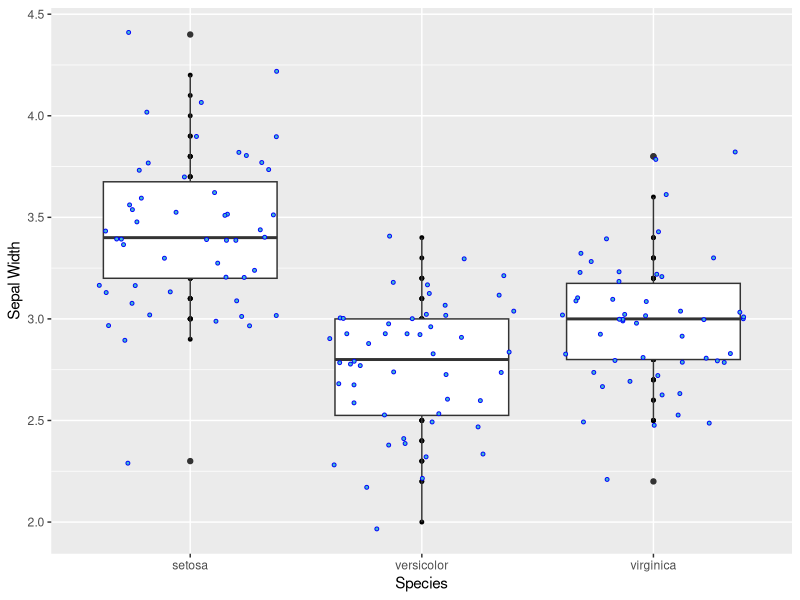
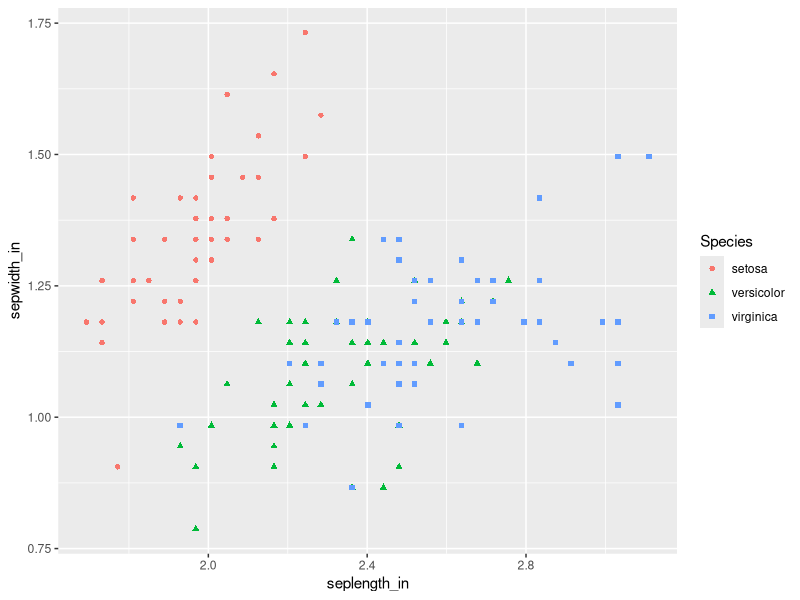
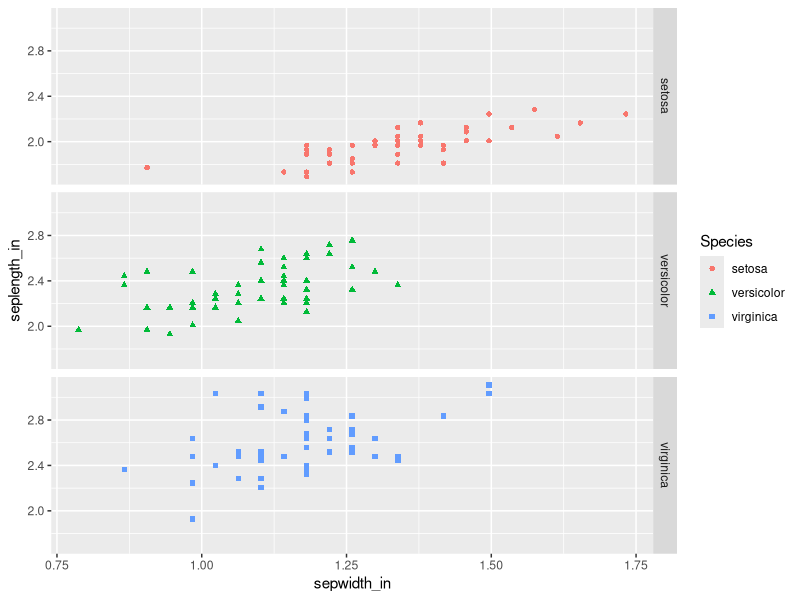
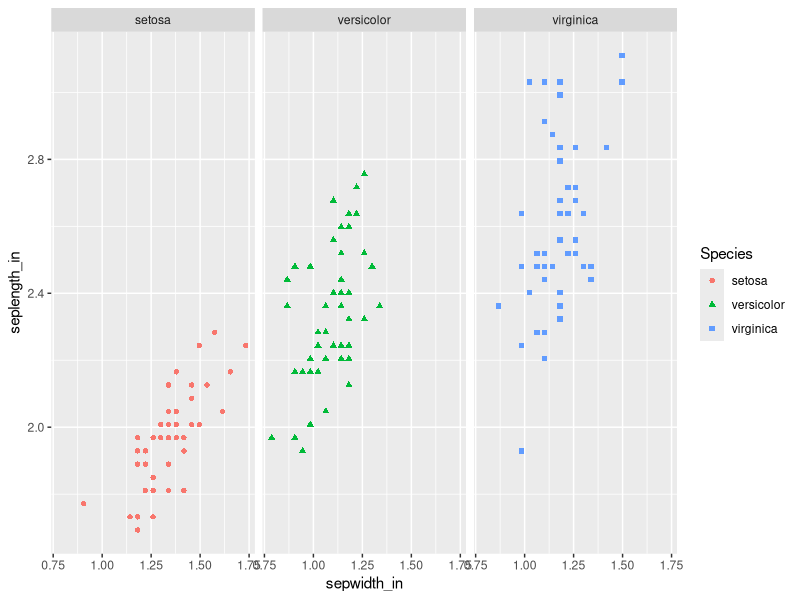

Recreate these plots in R, in order. (Note: this script raises an error after producing the figures.)
## ---- chunk 1
knitr::opts_chunk$set(error = TRUE)
## ---- chunk 2
# load your packages here:
library(tidyverse)
## ---- chunk 3
ex1 <- mtcars %>% 
  rownames_to_column("Model") %>% 
  as_tibble() %>% 
  select(Model, cyl, mpg, hp) %>% 
  filter(cyl == 6)

ex1 <- mtcars %>% 
  as_tibble(rownames = "Model") %>% 
  select(Model, cyl, mpg, hp) %>% 
  filter(cyl == 6) %>% 
  print()
  
ex1
## ---- chunk 4
knitr::kable(head(ex1))
## ---- chunk 5
ex2 <- iris %>% 
  rename(sepal_length = Sepal.Length, 
         sepal_width = Sepal.Width, 
         petal_length = Petal.Length, 
         petal_width = Petal.Width, 
         species = Species) %>% 
  select(species, everything())

ex2
## ---- chunk 6
ex2 %>% 
  ggplot(aes(species, sepal_width)) +
  geom_point(size = 1) +
  geom_boxplot() +
  geom_jitter(shape = 21, size = 1, color = "blue", fill = "#40b8d0") +
  xlab("Species") + ylab("Sepal Width")
## ---- chunk 7
ex3 <- iris %>% 
  mutate(seplength_in = Sepal.Length / 2.54, 
         sepwidth_in = Sepal.Width / 2.54,
         petlength_in = Petal.Length / 2.54,
         petwidth_in = Petal.Width / 2.54) %>% 
  select(Species, seplength_in, sepwidth_in, petlength_in, petwidth_in) %>% 
  print()

ex3
## ---- chunk 8
ex3 %>% 
  ggplot(aes(seplength_in, sepwidth_in)) +
  geom_point(aes(color = Species, shape = Species))
## ---- chunk 9
ex3 %>% 
  ggplot(aes(sepwidth_in, seplength_in)) +
  geom_point(aes(color = Species, shape = Species)) +
  facet_grid(rows = vars(Species))

# alternative method
ex3 %>% 
  ggplot(aes(sepwidth_in, seplength_in)) +
  geom_point(aes(color = Species, shape = Species)) +
  facet_grid(rows = ~Species)
## ---- chunk 10
gapminder %>% 
  group_by(FILL_THIS_IN) %>% 
  FILL_THIS_IN(min_life = min(lifeExp))

gapminder %>% 
  group_by(FILL_THIS_IN) %>% 
  mutate(min_life = min(lifeExp)) %>% 
  arrange(min_life)
## ---- chunk 11
psych::bfi %>%
  as_tibble(rownames = "ID") %>% 
  select(ID, A1:A5) %>% 
  rowwise() %>% 
  mutate(A_mean = mean(c(A1, A2, A3, A4, A5), na.rm = TRUE)) %>% 
  ungroup()
## ---- chunk 12
psych::bfi %>%
  as_tibble() %>% 
  select(C1:C5) %>% 
  rowwise() %>% 
  mutate(C_mean = mean(c(C1, C2, C3, C4, C5), na.rm = TRUE),
         C_sd = sd(c(C1, C2, C3, C4, C5), na.rm = TRUE),
         C_min = min(c(C1, C2, C3, C4, C5), na.rm = TRUE)) %>% 
  ungroup()
## ---- chunk 13
bfi %>% 
  select(A1:A5, C1:C5, E1:E5, N1:N5, O1:O5) %>% 
  cor(use = "complete.obs") %>% 
  corrplot()
## ---- chunk 14
bfi %>% 
  as_tibble() %>% 
  select(A1:A5) %>% 
  mutate(A_min = pmin(A1, A2, A3, A4, A5))
## ---- chunk 15
psych::bfi %>% 
  as_tibble() %>% 
  select(A1:A5) %>% 
  mutate(A_mn = rowMeans(select(., A1:A5)),
         A_mn2 = rowMeans(select(., starts_with("A", ignore.case = FALSE))))
## ---- chunk 16
educ <-
  bfi %>% 
  rowwise() %>% 
  mutate(education = as.factor(education),
         A_mean = mean(c(A1, A2, A3, A4, A5), na.rm = TRUE),
         C_mean = mean(c(C1, C2, C3, C4, C5), na.rm = TRUE),
         E_mean = mean(c(E1, E2, E3, E4, E5), na.rm = TRUE),
         N_mean = mean(c(N1, N2, N3, N4, N5), na.rm = TRUE),
         O_mean = mean(c(O1, O2, O3, O4, O5), na.rm = TRUE)) %>% 
  select(educ.factor, A_mean, C_mean, E_mean, N_mean, O_mean) %>% 
  print()
## ---- chunk 17
bfi %>% 
  FILL_THIS_IN(FILL_THIS_IN) %>% 
  FILL_THIS_IN(FILL_THIS_IN)

bfi %>% 
  mutate(education = as.factor(education)) %>% 
  rowwise() %>% 
  summarize(
    A_mean = mean(c(A1, A2, A3, A4, A5), na.rm = TRUE),
    C_mean = mean(c(C1, C2, C3, C4, C5), na.rm = TRUE),
    E_mean = mean(c(E1, E2, E3, E4, E5), na.rm = TRUE),
    N_mean = mean(c(N1, N2, N3, N4, N5), na.rm = TRUE),
    O_mean = mean(c(O1, O2, O3, O4, O5), na.rm = TRUE)) %>% 
  print()
## ---- chunk 18

## ---- chunk 19

